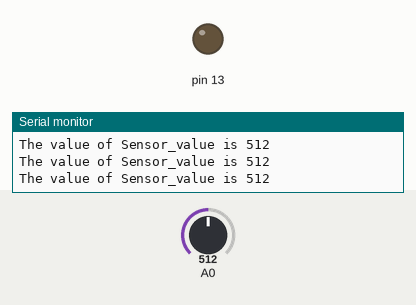
The sketch below on a simulated Arduino Uno, built with avr-gcc and run on an emulated ATmega328P. On the bench: output pins drawn as LEDs (lit = HIGH), the last lines printed to the serial monitor. Inputs (shaded band) come from the test bench; at power-on: A0 = 512.

Above: at 1.2 s.
1.3 s: A0 set to 0
At 2.5 s:
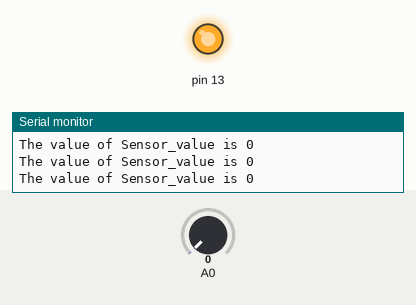
2.8 s: A0 set to 122
At 3.6 s:
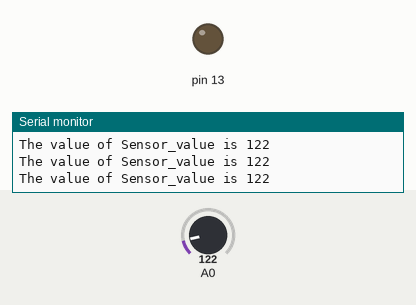
Timing chart, 0 to 5.8 s (numbered marks = the images above; inputs shaded):
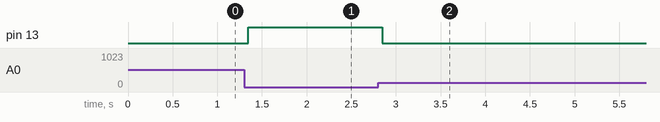

Measured:
- after the input at 1.3 s, pin 13: LOW → HIGH after 0.05 s
- after the input at 2.8 s, pin 13: HIGH → LOW at once

The sketch:

Control_LED_based_on_line_detection.ino
```cpp
void setup() {
  // put your setup code here, to run once:
  Serial.begin(9600);
  pinMode(13, OUTPUT);

}

void loop() {
  // put your main code here, to run repeatedly:
  int Sensor_value = analogRead(A0); // Read the Analog Value on pin A0 and store it on "Sensor_value"
  Serial.println("The value of Sensor_value is " + String(Sensor_value));
  if (Sensor_value <= 0)
  {

    digitalWrite(13, HIGH);
  }
  else
  {
    digitalWrite(13, LOW);
  }
}
```
